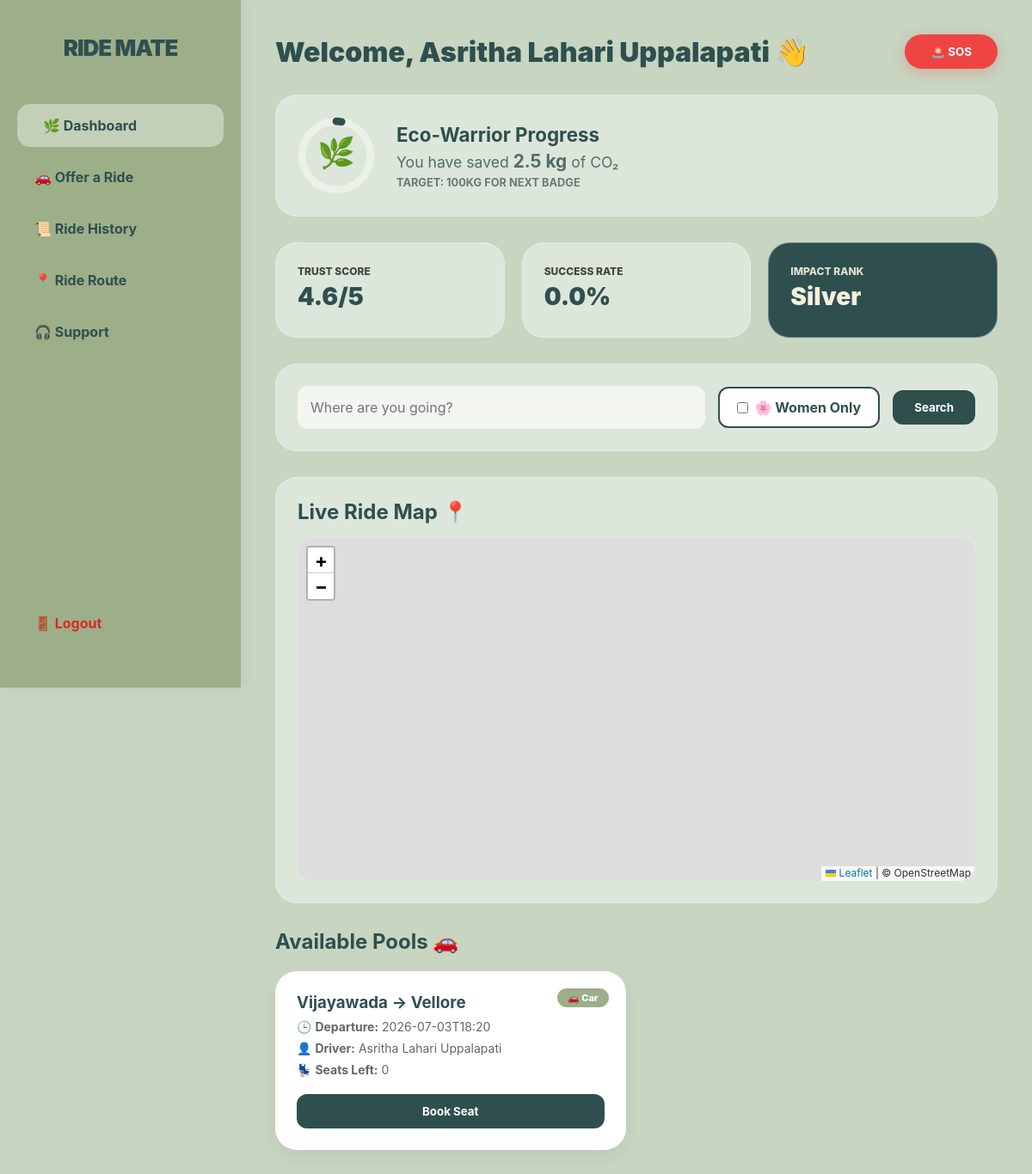
The app's page /dashboard (signed in) with its own data.
### models.py (models this page shows)
class User(db.Model):
    __tablename__ = "users"
    id = db.Column(db.Integer, primary_key=True)
    name = db.Column(db.String(100), nullable=False)
    email = db.Column(db.String(120), unique=True, nullable=False)
    password = db.Column(db.String(255), nullable=False)
    gender = db.Column(db.String(20))
    contact = db.Column(db.String(20))
    emergency_contact = db.Column(db.String(20))
    created_at = db.Column(db.DateTime, default=datetime.utcnow)
    rides = db.relationship("Ride", backref="driver", lazy=True)
    bookings = db.relationship("Booking", backref="passenger", lazy=True)
    tickets = db.relationship("SupportTicket", backref="user", lazy=True)
    notifications = db.relationship("Notification", backref="user", lazy=True)

class Ride(db.Model):
    __tablename__ = "rides"
    id = db.Column(db.Integer, primary_key=True)
    driver_id = db.Column(db.Integer, db.ForeignKey("users.id"), nullable=False)
    vehicle_type = db.Column(db.String(50))
    route_from = db.Column(db.String(120))
    route_to = db.Column(db.String(120))
    departure_time = db.Column(db.String(50))
    seats_available = db.Column(db.Integer)
    women_only = db.Column(db.Boolean, default=False)
    helmet_status = db.Column(db.String(50))
    status = db.Column(db.String(20), default="Upcoming")
    created_at = db.Column(db.DateTime, default=datetime.utcnow)
    bookings = db.relationship(
        "Booking",
        backref="ride",
        lazy=True,
        cascade="all, delete"
    )
    locations = db.relationship(
        "RideLocation",
        backref="ride",
        lazy=True
    )

### app.py (the view)
@app.route("/dashboard")
def dashboard():
    if "user_id" not in session:
        return redirect("/login")
    total_bookings = Booking.query.count()
    completed = Booking.query.filter_by(
        status="Completed"
    ).count()
    carbon_saved = total_bookings * 2.5
    ride_success = (
        round((completed / total_bookings) * 100, 2)
        if total_bookings else 100
    )
    trust_score = round(
        4.5 + (min(total_bookings, 5) * 0.1),
        1
    )
    eco_impact = (
        "Platinum"
        if carbon_saved > 500
        else "Gold"
        if carbon_saved > 100
        else "Silver"
    )
    is_women_only = (
        request.args.get("women_only") == "true"
    )
    search = request.args.get("search", "")
    query = (
        db.session.query(Ride, User)
        .join(User, Ride.driver_id == User.id)
    )
    if session.get("gender") != "Female":
        query = query.filter(Ride.women_only == False)
    elif is_women_only:
        query = query.filter(Ride.women_only == True)
    if search:
        query = query.filter(
            Ride.route_to.contains(search)
        )
    rides = query.all()
    return render_template(
        "dashboard.html",
        user_name=session["user_name"],
        rides=rides,
        carbon_saved=carbon_saved,
        ride_success=ride_success,
        trust_score=trust_score,
        eco_impact=eco_impact,
        is_women_only=is_women_only
    )

### templates/dashboard.html (shortened to what this page needs)
<!DOCTYPE html>
<html>
<head>
    <link rel="stylesheet" href="{{ url_for('static', filename='style.css') }}">
    <link rel="stylesheet" href="https://unpkg.com/leaflet/dist/leaflet.css" />
<link rel="stylesheet" href="https://unpkg.com/leaflet-routing-machine/dist/leaflet-routing-machine.css" />
</head>
<body>
    <div class="sidebar-wrapper">
        <h2>RIDE MATE</h2>
        <a href="/dashboard" class="active">🌿 Dashboard</a>
        <a href="/offer_ride">🚗 Offer a Ride</a>
        <a href="/ride_history">📜 Ride History</a>
        <a href="/ride_route">📍 Ride Route</a>
        <a href="/support">🎧 Support</a>
        <a href="/logout" style="margin-top: auto; color: #dc2626 !important;">🚪 Logout</a>
    </div>
    <div class="main-content">
        <div style="display: flex; justify-content: space-between; align-items: center; margin-bottom: 30px;">
            <h1 style="color: var(--primary-main); font-weight: 900; margin:0;">Welcome, {{ user_name }} 👋</h1>
            <button onclick="activateSOS()" style="background: #ef4444; color: white; border: none; padding: 12px 30px; border-radius: 50px; font-weight: bold; cursor: pointer; box-shadow: 0 4px 15px rgba(239, 68, 68, 0.3);">🚨 SOS</button>
        </div>
        <div class="glass-card" style="display: flex; align-items: center; gap: 25px; margin-bottom: 30px;">
            <div style="width: 90px; height: 90px; position: relative;">
                <svg viewBox="0 0 36 36" style="display: block; max-width: 100%;">
                    <text x="18" y="21.5" text-anchor="middle" style="font-size: 14px;">🌿</text>
                </svg>
            </div>
            <div>
                <h3 style="margin: 0; color: var(--deep-sage); font-size: 1.4rem;">Eco-Warrior Progress</h3>
                <p style="margin: 5px 0; color: var(--deep-sage); opacity: 0.8; font-size: 1.1rem;">
                    You have saved <strong style="font-size: 1.3rem; color: var(--primary-main);"><span id="carbonValueDisplay">0</span> kg</strong> of CO₂
                </p>
                <div style="font-size: 0.8rem; text-transform: uppercase; font-weight: bold; margin-top: 5px; color: var(--primary-main); opacity: 0.7;">
                    Target: 100kg for Next Badge
                </div>
            </div>
        </div>
        <div style="display: grid; grid-template-columns: repeat(3, 1fr); gap: 20px; margin-bottom: 30px;">
            <div class="glass-card" style="margin-bottom: 0;">
                <div class="stat-label">Trust Score</div>
                <div class="stat-value" style="color: var(--primary-main);">{{ trust_score }}/5</div>
            </div>
            <div class="glass-card" style="margin-bottom: 0;">
                <div class="stat-label">Success Rate</div>
                <div class="stat-value" style="color: var(--primary-main);">{{ ride_success }}%</div>
            </div>
            <div class="glass-card" style="margin-bottom: 0; background: var(--primary-main) !important; color: var(--accent-cream);">
                <div class="stat-label" style="opacity: 0.9;">Impact Rank</div>
                <div class="stat-value">{{ eco_impact }}</div>
            </div>
        </div>
        <div class="glass-card">
            <form method="GET" action="/dashboard" style="display: flex; gap: 15px; align-items: center;">
                <input type="text" name="search" placeholder="Where are you going?" style="flex:1; border:none; border-radius: 12px; padding: 15px; background: rgba(255,255,255,0.6); font-size: 1rem; outline: none;">
                <label style="display: flex; align-items: center; gap: 8px; background: white; padding: 12px 20px; border-radius: 12px; border: 2px solid var(--primary-main); cursor: pointer; transition: 0.3s;">
                    <input type="checkbox" name="women_only" value="true" onchange="this.form.submit()" {% if is_women_only %}checked{% endif %} style="accent-color: var(--primary-main);">
                    <span style="font-weight: bold; color: {{ '#b56576' if is_women_only else '#2f4f4f' }};">🌸 Women Only</span>
                </label>
                <button type="submit" class="btn-action">Search</button>
            </form>
        </div>
        <div class="glass-card">
    <h2 style="color: var(--primary-main); margin-bottom: 15px;">Live Ride Map 📍</h2>
    <div id="map" style="height: 400px; border-radius: 20px;"></div>
</div>
        <h2 style="color: var(--primary-main); margin-bottom: 20px;">Available Pools 🚗</h2>
        <div style="display: grid; grid-template-columns: repeat(auto-fill, minmax(320px, 1fr)); gap: 25px;">
            {% for ride, driver in rides %}
            <div class="glass-card" style="background: white !important; margin: 0; border: none; box-shadow: 0 8px 24px rgba(0,0,0,0.06) !important; position: relative;">
                <span style="position: absolute; top: 20px; right: 20px; background: var(--secondary-main); color: white; padding: 4px 12px; border-radius: 12px; font-size: 11px; font-weight: 800;">{{ ride.vehicle_type }}</span>
                <h3 style="margin-top:0; color: var(--deep-sage); padding-right: 50px;">{{ ride.route_from }} → {{ ride.route_to }}</h3>
                <p style="font-size: 14px; color: #666; margin: 8px 0;">🕒 <b>Departure:</b> {{ ride.departure_time }}</p>
                <p style="font-size: 14px; color: #666; margin: 8px 0;">👤 <b>Driver:</b> {{ driver.name }}</p>
                <p style="font-size: 14px; color: #666; margin: 8px 0;">💺 <b>Seats Left:</b> {{ ride.seats_available }}</p>
                <form action="/book/{{ ride.id }}" method="POST" style="margin-top: 20px;">
                    <button type="submit" class="btn-action" style="width: 100%;">Book Seat</button>
                </form>
            </div>
            {% else %}
            <div class="glass-card" style="grid-column: 1 / -1; text-align: center; padding: 40px; border: 2px dashed var(--secondary-main);">
                <h3 style="color: var(--primary-main);">No rides available matching your criteria 😢</h3>
                <p style="color: #666;">Try adjusting your search or check back later.</p>
            </div>
            {% endfor %}
        </div>
    </div>
</body>
</html>

### static/style.css (style rules this page uses)
* { margin: 0; padding: 0; box-sizing: border-box; font-family: "Inter", "Segoe UI", sans-serif; }
body { background: var(--bg); }

### records on screen
User: name "Asritha Lahari Uppalapati"
Ride: vehicle_type "🚗 Car", route_from "Vijayawada", route_to "Vellore", departure_time "2026-07-03T18:20", name "Asritha Lahari Uppalapati", seats_available "0"

### other values on screen
{{ trust_score }} "4.6"
{{ ride_success }} "0.0"
{{ eco_impact }} "Silver"
